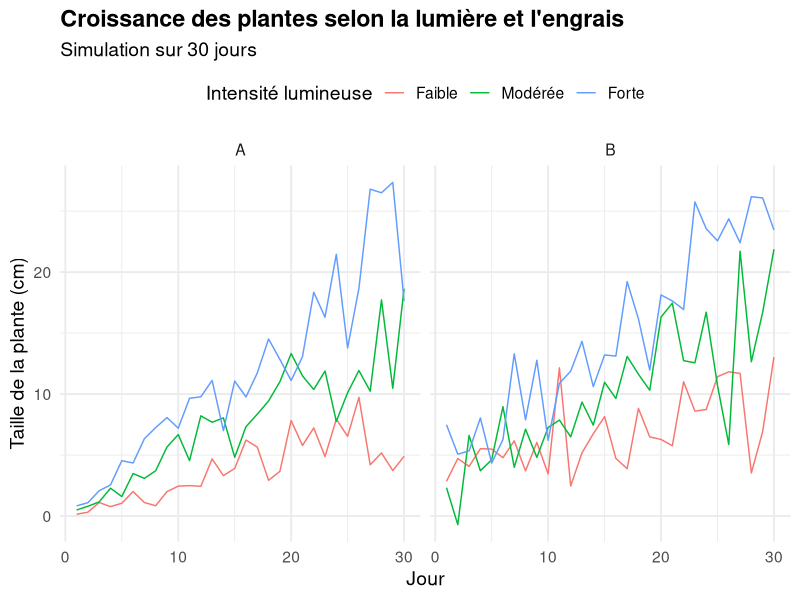

Write R code to recreate this figure.
# Chargement des packages nécessaires
library(ggplot2)
library(dplyr)

# Génération de données simulées : croissance de plantes selon lumière et engrais
set.seed(123)
data <- expand.grid(
  Jour = 1:30,
  Lumiere = c("Faible", "Modérée", "Forte"),
  Engrais = c("A", "B")
)

data$Croissance <- with(data, 
  ifelse(Lumiere == "Forte", Jour * runif(nrow(data), 0.5, 1),
  ifelse(Lumiere == "Modérée", Jour * runif(nrow(data), 0.3, 0.7),
         Jour * runif(nrow(data), 0.1, 0.4)))
)
data$Croissance <- data$Croissance + ifelse(data$Engrais == "B", rnorm(nrow(data), 3, 2), 0)

# Création de la visualisation
ggplot(data, aes(x = Jour, y = Croissance, color = Lumiere)) +
  geom_line() +
  facet_wrap(~ Engrais) +
  labs(
    title = "Croissance des plantes selon la lumière et l'engrais",
    subtitle = "Simulation sur 30 jours",
    x = "Jour",
    y = "Taille de la plante (cm)",
    color = "Intensité lumineuse"
  ) +
  theme_minimal(base_size = 14) +
  theme(
    plot.title = element_text(face = "bold"),
    legend.position = "top"
  )
